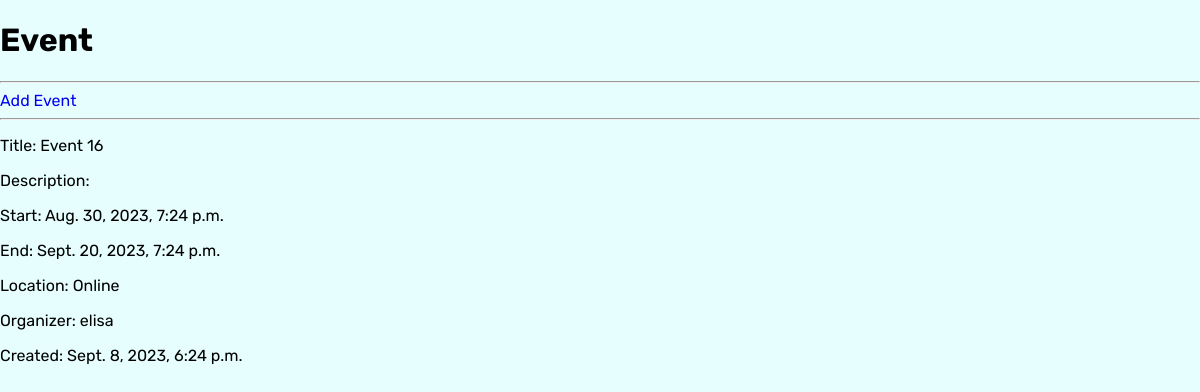
The page /event/12/ on the database its author committed.
### ecoevents/models.py (models this page shows, shortened)
class Ecoevent(models.Model):
    organizer = models.ForeignKey(User, on_delete=models.CASCADE)
    title = models.CharField(max_length=200)
    description = models.TextField(max_length=500, blank=True, null=True)
    category = models.CharField(max_length=200)
    start_datetime = models.DateTimeField()
    end_datetime = models.DateTimeField()
    location = models.CharField(max_length=200)
    created_on = models.DateTimeField(auto_now_add=True)
    modified_on = models.DateTimeField(auto_now=True)
    class Meta:
        ordering = ['-created_on']

### ecoevents/views.py (the view)
# urls.py: path("event/<str:event_id>/", views.event, name="event"),
def event(request, event_id):
    event = Ecoevent.objects.get(pk=event_id)
    context = {"event": event}
    return render(request, "event.html", context)

### templates/event.html (shortened to what this page needs)
{% extends "base.html" %}
{% load static %}
{% block content %}
<h1>Event</h1>
<hr>
<a href="{% url 'create_event' %}">Add Event</a>
<hr>
<p>Title: {{ event.title}}</p>
<p>Description: {{ event.description }}</p>
<p>Start: {{ event.start_datetime }}</p>
<p>End: {{ event.end_datetime }}</p>
<p>Location: {{ event.location }}</p>
<p>Organizer: {{ event.organizer }}</p>
<p>Created: {{ event.created_on }}</p>
{%endblock%}

### static/css/style.css (style rules this page uses)
html { scroll-behavior: smooth; }
body { margin: 0; padding: 0; list-style-type: none; box-sizing: border-box; height: 100vh; --main-color: #e7fefe; --secondary-color: #106751; --accent-color: #00a97c; font-family: "Bungee Shade ", cursive; font-family: "Rubik", sans-serif; background: var(--main-color); }
a { text-decoration: none; }
* { box-sizing: border-box; }

### rows shown on the page
Ecoevent: title "Event 16", start_datetime "Aug. 30, 2023, 7:24 p.m.", end_datetime "Sept. 20, 2023, 7:24 p.m.", location "Online", organizer "elisa", created_on "Sept. 8, 2023, 6:24 p.m."
